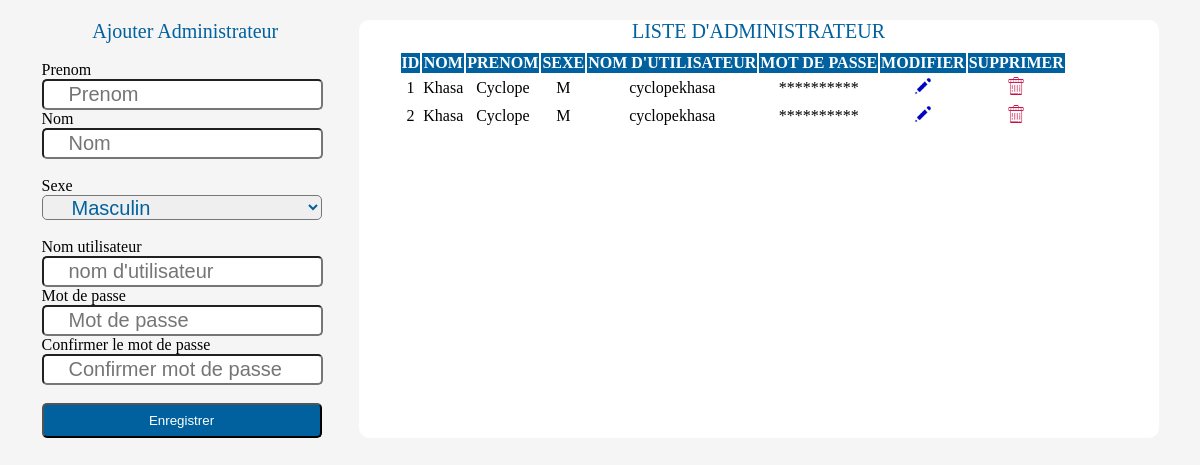
The page /admin/enregistrement.php (signed in) on the database its author committed.
### tables this page shows
CREATE TABLE `admin_c` (
  `id` int(11) NOT NULL,
  `nom` varchar(50) NOT NULL,
  `prenom` varchar(50) NOT NULL,
  `sexe` varchar(1) NOT NULL,
  `username` text NOT NULL,
  `mdp` text NOT NULL
);

### admin/enregistrement.php (the view, shortened to what this page needs)
<?php
if (isset($_SESSION['id'])){
require '../bdd_conn.php';
?>
<!DOCTYPE html>
<html lang="en">
<head>
    <link rel="stylesheet" href="../style/enrAdmin.css">
</head>
<body>
        <div class="enregistrement">
                <form method="POST">
                <center class="titre">Ajouter Administrateur</center><br>
                        <label for="prenom">Prenom</label><br>
                        <input type="text" placeholder="Prenom " name="prenom" id="prenom" ><br>
                        <label for="nom">Nom</label><br>
                        <input type="text" placeholder="Nom " name="nom" id="nom"><br><br>
                        <label for="sexe">Sexe</label><br>
                        <select name="sexe" id="sexe">
                            <option value="Masculin" name="sexe">Masculin</option>
                        </select><br><br>
                        <label for="username">Nom utilisateur</label><br>
                        <input type="text" placeholder="nom d'utilisateur" name="username" id="username"><br>
                        <label for="passwo">Mot de passe</label><br>
                        <input type="password" placeholder="Mot de passe " name="passwo" id="passwo"><br>
                        <label for="passwo2">Confirmer le mot de passe</label><br>
                        <input type="password" placeholder="Confirmer mot de passe " name="passwo2" id="passwo2"><br><br>
                        <input type="submit" value="Enregistrer" name="enregistrer" class="enregistrer">
                </form>
        </div>
        <div class="affichage-admin">
            <center class="titre1">LISTE D'ADMINISTRATEUR</center>
            <table>
                <th>ID</th>
                <th>NOM</th>
                <th>PRENOM</th>
                <th>SEXE</th>
                <th>NOM D'UTILISATEUR</th>
                <th>MOT DE PASSE</th>
                <th>MODIFIER</th>
                <th>SUPPRIMER</th>
                <?php
                       $admin = $bdd->query("SELECT * FROM admin_c");
                       while ($aff=$admin ->fetch()){
                        echo '
                            <tr>
                                <td>'.$aff['id'].'</td>
                                <td>'.$aff['nom'].'</td>
                                <td>'.$aff['prenom'].'</td>
                                <td>'.$aff['sexe'].'</td>
                                <td>'.$aff['username'].'</td>
                                <td>**********</td>
                                <td><a href="modifier_admin.php?id='.$aff['id'].'"><img src="../img/modifier.png" width="20px"></a></td>
                                <td><a href="supprimer_admin.php?id='.$aff['id'].'"><img src="../img/supprimer.png" width="20px"></a></td>
                            </tr>
                        ';
                       }
                ?>
            </table>
        </div>
</body>
<?php }
else{
    header('location:deconnexion.php');
}
?>

### style/enrAdmin.css (style rules this page uses)
.enregistrement, .affichage-admin { width: 250px; margin-top: 1%; }
.enregistrement input[type=text], .affichage-admin input[type=text], .enregistrement input[type=password], .affichage-admin input[type=password], .enregistrement select, .affichage-admin select { padding-left: 25px; width: 100%; height: 25px; outline: none; border-radius: 5px; font-size: 20px; color: #01619E; }
.enregistrement select, .affichage-admin select { width: 112%; }
.enregistrement .titre, .affichage-admin .titre, .affichage-admin .titre1 { font-size: 20px; margin-left: 15%; color: #01619E; }
.enregistrement .enregistrer, .affichage-admin .enregistrer { width: 112%; height: 35px; background-color: #01619E; color: white; border-radius: 5px; }
body { display: flex; justify-content: space-around; background-color: whitesmoke; }
.affichage-admin { width: 800px; background-color: white; border-radius: 10px; }
.affichage-admin .titre1 { margin: 0%; }
.affichage-admin table { margin-top: 1%; text-align: center; padding: 0% 5%; }
.affichage-admin table th { background-color: #01619E; color: #fff; }

### rows shown on the page
admin_c: id "1", nom "Khasa", prenom "Cyclope", sexe "M", username "cyclopekhasa"
admin_c: id "2", nom "Khasa", prenom "Cyclope", sexe "M", username "cyclopekhasa"
